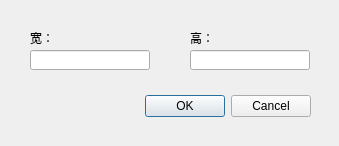
<?xml version="1.0" encoding="UTF-8"?>
<ui version="4.0">
 <class>reset</class>
 <widget class="QDialog" name="reset">
  <property name="geometry">
   <rect>
    <x>0</x>
    <y>0</y>
    <width>339</width>
    <height>146</height>
   </rect>
  </property>
  <property name="windowTitle">
   <string>重置画布</string>
  </property>
  <widget class="QDialogButtonBox" name="buttonBox">
   <property name="geometry">
    <rect>
     <x>-30</x>
     <y>90</y>
     <width>341</width>
     <height>32</height>
    </rect>
   </property>
   <property name="orientation">
    <enum>Qt::Horizontal</enum>
   </property>
   <property name="standardButtons">
    <set>QDialogButtonBox::Cancel|QDialogButtonBox::Ok</set>
   </property>
  </widget>
  <widget class="QLineEdit" name="width">
   <property name="geometry">
    <rect>
     <x>30</x>
     <y>50</y>
     <width>120</width>
     <height>20</height>
    </rect>
   </property>
  </widget>
  <widget class="QLabel" name="label">
   <property name="geometry">
    <rect>
     <x>30</x>
     <y>30</y>
     <width>70</width>
     <height>15</height>
    </rect>
   </property>
   <property name="text">
    <string>宽：</string>
   </property>
  </widget>
  <widget class="QLabel" name="label_2">
   <property name="geometry">
    <rect>
     <x>190</x>
     <y>30</y>
     <width>70</width>
     <height>15</height>
    </rect>
   </property>
   <property name="text">
    <string>高：</string>
   </property>
  </widget>
  <widget class="QLineEdit" name="height">
   <property name="geometry">
    <rect>
     <x>190</x>
     <y>50</y>
     <width>120</width>
     <height>20</height>
    </rect>
   </property>
  </widget>
 </widget>
 <resources/>
 <connections>
  <connection>
   <sender>buttonBox</sender>
   <signal>accepted()</signal>
   <receiver>reset</receiver>
   <slot>accept()</slot>
   <hints>
    <hint type="sourcelabel">
     <x>248</x>
     <y>254</y>
    </hint>
    <hint type="destinationlabel">
     <x>157</x>
     <y>274</y>
    </hint>
   </hints>
  </connection>
  <connection>
   <sender>buttonBox</sender>
   <signal>rejected()</signal>
   <receiver>reset</receiver>
   <slot>reject()</slot>
   <hints>
    <hint type="sourcelabel">
     <x>316</x>
     <y>260</y>
    </hint>
    <hint type="destinationlabel">
     <x>286</x>
     <y>274</y>
    </hint>
   </hints>
  </connection>
 </connections>
</ui>
